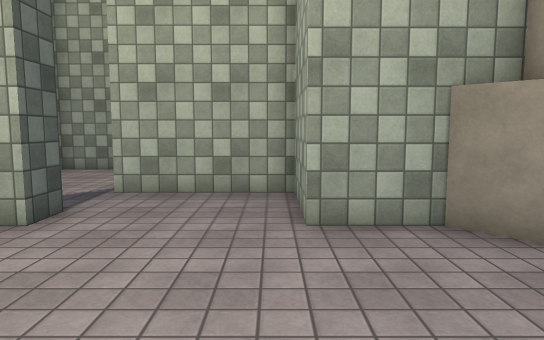
view 1 (above)

15 first-person views from a walk through a 3-D level made in the Unity game engine. The camera is 1.4 m above the floor, tilts 6° down and sees 70° across. The floor is counted in squares, 1 m on a side. Each view is taken from the middle of a square. On the plan, view 1 faces up. The plan holds only what a view shows up to about 16 squares ahead; the rest is blank. The place goes on beyond the plan. The player is left out. Some surface patterns are stand-ins.

view 2
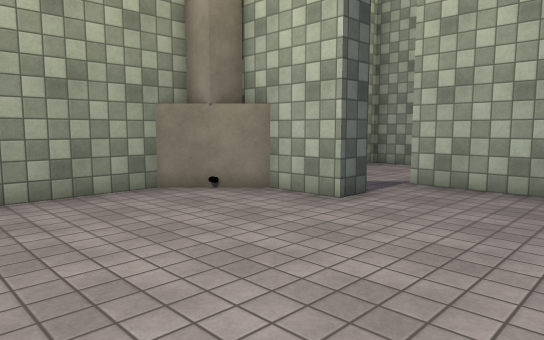

view 3
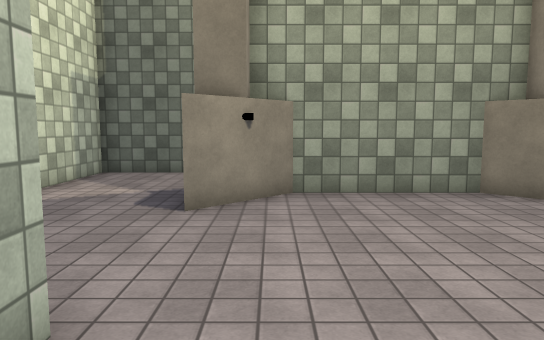

view 4
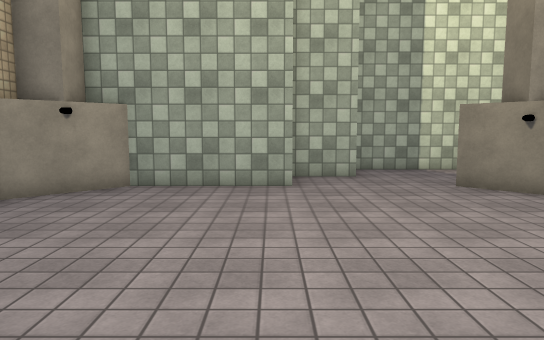

view 5
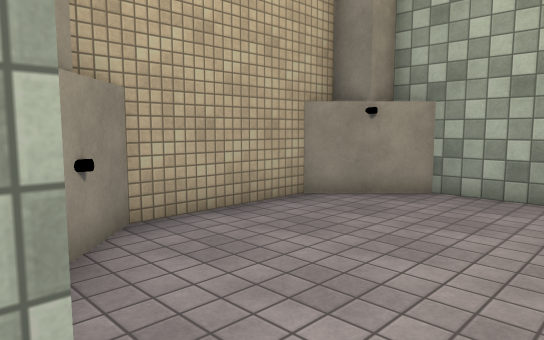

view 6
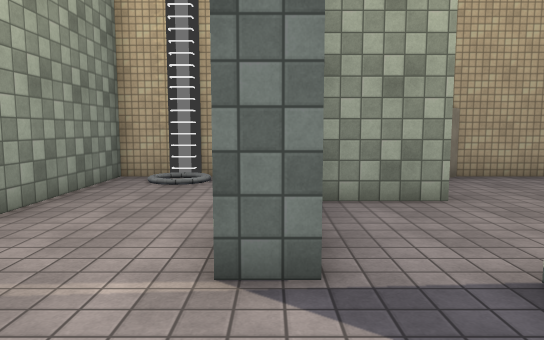

view 7
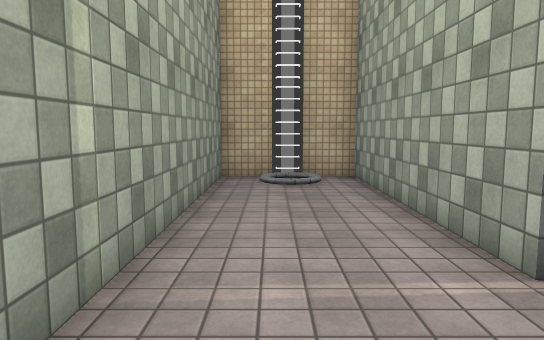

view 8
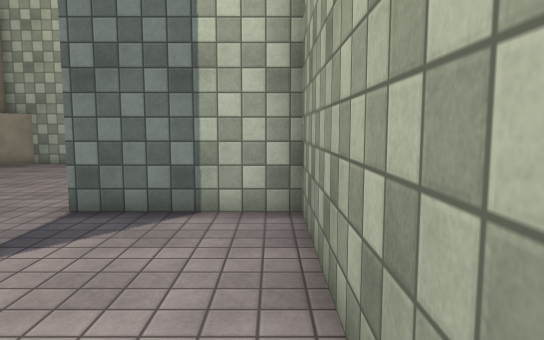

view 9
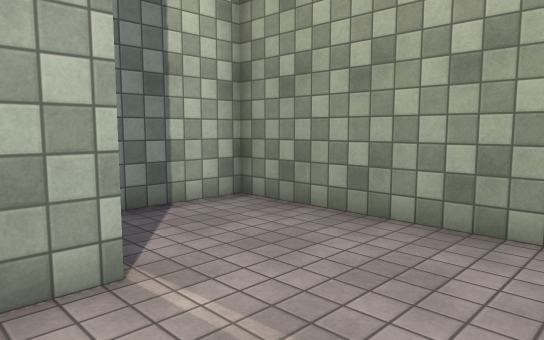

view 10
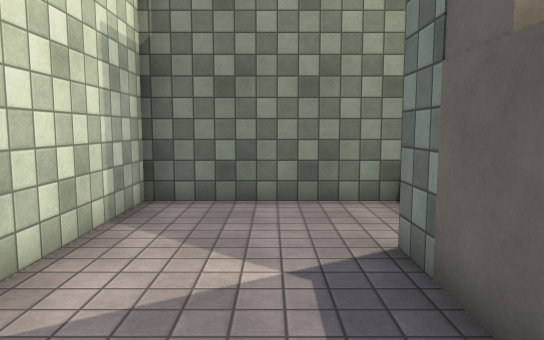

view 11
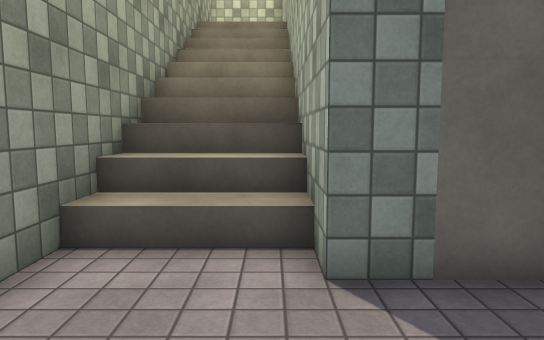

view 12
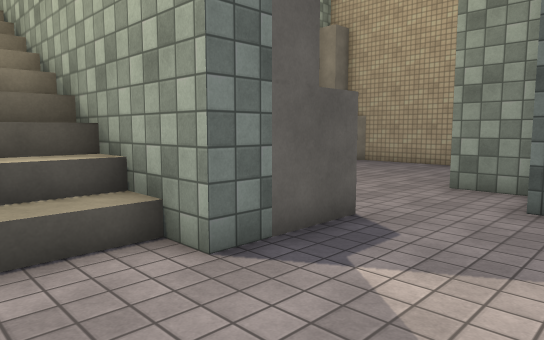

view 13
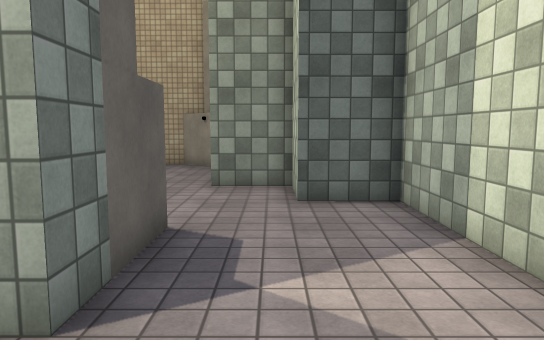

view 14
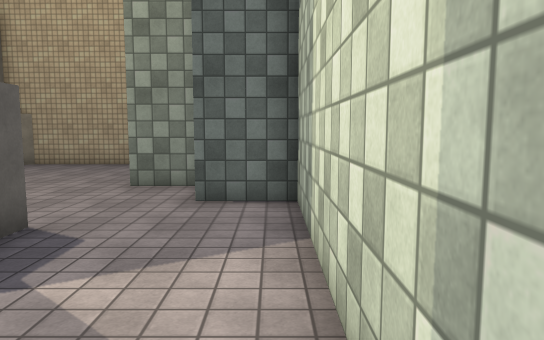

view 15
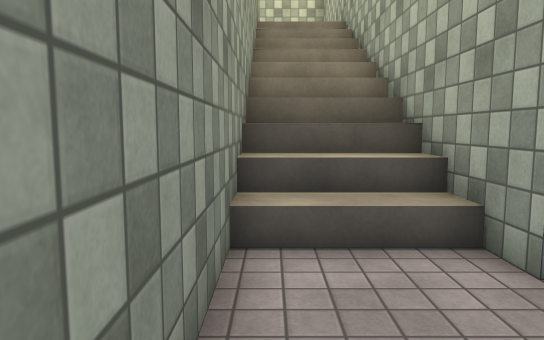

### Floor plan
Key: @ floor where view 1 was taken; # wall or solid block; . floor; / step, stairs or slope; O other object.
Columns run from 12 left of view 1 to 5 right of it. Each row starts with its distance up from view 1.
 14     ##############
 13     #............#
 12     #........../##
 11     #........../##
 10     #............#
  9 #   #....#########
  8 #   #........#
  7 #///#........#
  6 #///#####....###
  5 #///###........##
  4 #///##.........O##
  3 #///#............#
  2 #///#............#
  1 #///#............#
  0 #///#.......@....#
 -1 #///##..........##
 -2 #...###........##
 -3 #..........#####
 -4 #..........#
 -5 #........###
 -6 #........#
 -7 ##########

Where each view was taken, in squares from view 1:
view 1: 0 up, 0 right, facing up
view 2: 1 down, 1 right, facing up-left
view 3: 1 down, 1 right, facing left
view 4: 7 up, 1 left, facing down
view 5: 6 up, 1 left, facing down-right
view 6: 9 up, 7 left, facing right
view 7: 12 up, 7 left, facing right
view 8: 13 up, 7 left, facing down
view 9: 13 up, 2 left, facing down-left
view 10: 4 down, 4 left, facing left
view 11: 6 down, 9 left, facing up
view 12: 6 down, 11 left, facing up-right
view 13: 4 down, 11 left, facing right
view 14: 6 down, 11 left, facing right
view 15: 6 down, 11 left, facing up
